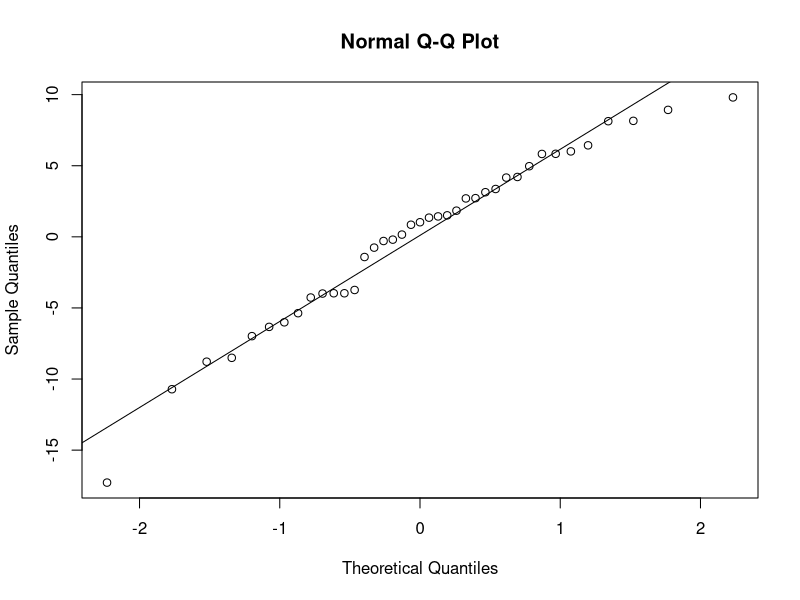
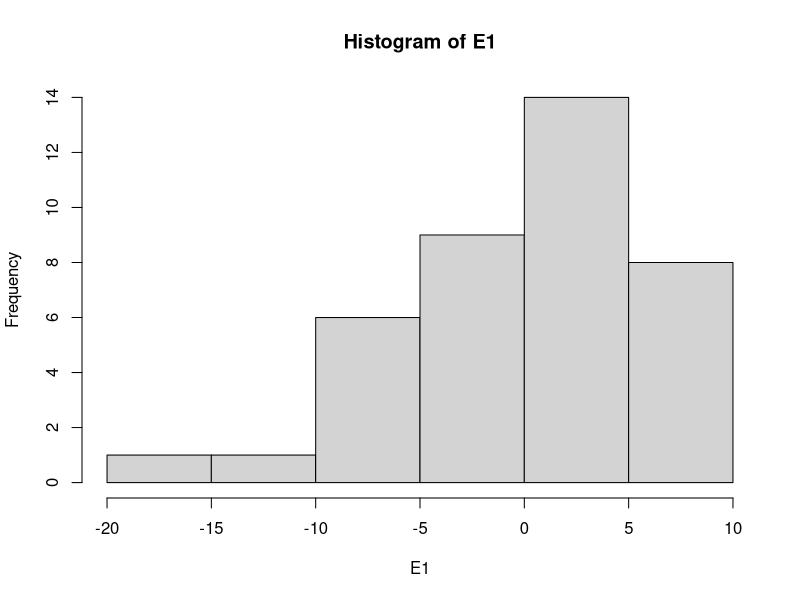
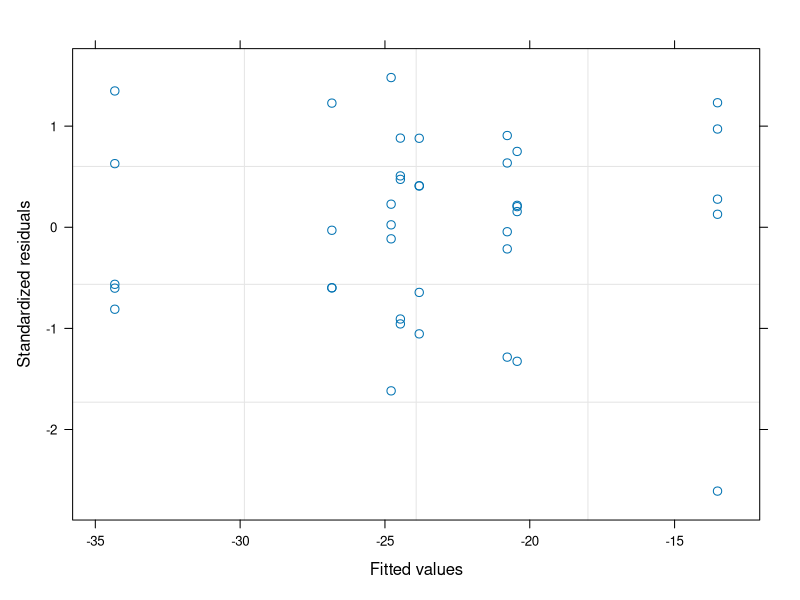

Write R code to recreate these figures, in order. (Note: this script raises an error after producing the figures.)
#Author:  Clay Arango
#Creation date: 14-Feb-19
#Script to analyze NDS data from Summer 2018 WSB work with S. Roley and A. Alexiades

#packages
install.packages("nlme")
install.packages("nortest")
install.packages("dplyr")
install.packages("multcomp")
install.packages("MASS")
install.packages("ggplot2")
library(nlme)
library(nortest)
library(plyr)
library(dplyr)
library(multcomp)
library(MASS)
library(ggplot2)

#Load data
aht_summer <- read.table(file="aht_summer.csv", header=T, sep=",")

#set variable
d = aht_summer

#evaluate data to make sure factors are correct
names(d)
unique(d$nutrient) #control, N, NP, NPSi, NSi, P, PSi, Si
unique(d$N) #should be 0 and 1
unique(d$P) #should be 0 and 1
unique(d$Si) #should be 0 and 1
unique(d$top) #should be "sponge" and "glass"
#if need to change, use recode function below. 
d$top<-recode(d$top, "cellulose" ="sponge")
str(d)

#convert N and P vand Si alues (0 or 1 for absence or presence) to factors
d$N<-as.factor(d$N)
d$P<-as.factor(d$P)
d$Si<-as.factor(d$Si)
str(d)

#subset data into gpp and cr response
d.cr = subset(d, top=="sponge", data=d)
d.gpp = subset(d, top=="glass", data=d)

#calculate nrr for cr
x<-ddply(d.cr, "nutrient", summarise, ave_cr = mean(cr.area, na.rm=T)) #changed to ddply b/c allows
#to specify by column name - I had a csv file with the relevant column in a different position.
x
d.cr$cr.nrr = d.cr$cr.area/-20.436057 #divide by control ave_cr

#calculate nrr for gpp
x<- ddply(d.gpp, "nutrient", summarise, ave_gpp = mean(gpp.area, na.rm=T)) 
x
d.gpp$gpp.nrr = d.gpp$gpp.area/6.354663 #divide by control ave_gpp

############################################################
#analyze RESPIRATION data
############################################################

M1<-gls(cr.area~N*P*Si, data=d.cr, na.action=na.omit)
E1<-residuals(M1)
qqnorm(E1)
qqline(E1)
ad.test(E1)
   #residuals are normally distributed, p=0.5832
hist(E1) #almost perfectly normal - weird  
plot(M1)

plot(filter(d.cr, !is.na(cr.area)) %>% dplyr::select(nutrient), 
     E1, xlab="nutrient", ylab="Residuals")
bartlett.test(cr.area~nutrient, data=d.cr)
   #variance test OK

anova(M1)
  #inhibited by N... in figure, all N groups are <control

x <- group_by(d.cr, nutrient) %>%  # Grouping function causes subsequent functions to aggregate by season and reach
  summarize(cr.mean = abs(mean(cr.area, na.rm = TRUE)), # na.rm = TRUE to remove missing values
            cr.sd=abs(sd(cr.area, na.rm = TRUE)),  # na.rm = TRUE to remove missing values
            n = sum(!is.na(cr.area)), # of observations, excluding NAs. 
            cr.se=cr.sd/sqrt(n))

ggplot(data=x, aes(x=nutrient, y=cr.mean)) + 
  geom_bar(stat="identity", position=position_dodge(), color = "black") + 
  geom_errorbar(aes(ymin=cr.mean, ymax=cr.mean+cr.se), width=0.2, 
                position=position_dodge(0.9)) + 
  xlab("Nutrient") +
  ylab(expression(Respiration~(ug~O[2]~m^{-2}~h^{-1}))) +
  ylim(0,20) +
  labs(fill="Light") +
  theme_bw() +
  theme(panel.grid.major=element_blank(),
        panel.grid.minor=element_blank(),
        legend.title=element_text(size=6),
        legend.key=element_blank(), 
        legend.position=c(0.5,0.95), 
        legend.text=element_text(size=8), 
        legend.background=element_blank(), 
        legend.direction="horizontal", 
        legend.key.size=unit(0.3, "cm"), 
        axis.title.y=element_text(size=8), 
        axis.title.x=element_text(size=8), 
        axis.text.x=element_text(size=8))

#ggsave('output/figures/Roza_summer.tiff',
#       units="in",
#       width=3.25,
#       height=3.25,
#       dpi=1200,
#       compression="lzw")

############################################################
#analyze the PRODUCTION data
############################################################

M1<-gls(gpp.area~N*P*Si, data=d.gpp, na.action=na.omit) 
E1<-residuals(M1)
qqnorm(E1)
qqline(E1)
ad.test(E1)
   #residuals are normal

hist(E1, xlab="residuals", main="")
plot(M1)

plot(filter(d.gpp, !is.na(gpp.area)) %>% dplyr::select(nutrient), 
     E1, xlab="nutrient", ylab="Residuals")
bartlett.test(gpp.area~nutrient, data=d.gpp)
   #OK

anova(M1)
  #no limitation. figure shows lots of variation, with N and P generally < control

x <- group_by(d.gpp, nutrient) %>%  # Grouping function causes subsequent functions to aggregate by season and reach
  summarize(gpp.mean = abs(mean(gpp.area, na.rm = TRUE)), # na.rm = TRUE to remove missing values
            gpp.sd=abs(sd(gpp.area, na.rm = TRUE)),  # na.rm = TRUE to remove missing values
            n = sum(!is.na(gpp.area)), # of observations, excluding NAs. 
            gpp.se=gpp.sd/sqrt(n))

ggplot(data=x, aes(x=nutrient, y=gpp.mean)) + 
  geom_bar(stat="identity", position=position_dodge(), color = "black") + 
  geom_errorbar(aes(ymin=gpp.mean, ymax=gpp.mean+gpp.se), width=0.2, 
                position=position_dodge(0.9)) + 
  xlab("Nutrient") +
  ylab(expression(Production~(ug~O[2]~m^{-2}~h^{-1}))) +
  labs(fill="Light") +
  theme_bw() +
  theme(panel.grid.major=element_blank(),
        panel.grid.minor=element_blank(), 
        legend.title=element_text(size=6), 
        legend.key=element_blank(),  
        legend.position=c(0.5,0.95),  
        legend.text=element_text(size=8),  
        legend.background=element_blank(),  
        legend.direction="horizontal",  
        legend.key.size=unit(0.3, "cm"),  
        axis.title.y=element_text(size=8),  
        axis.title.x=element_text(size=8),  
        axis.text.x=element_text(size=8))

#ggsave('output/figures/gppByNutrient.tiff',
#       units="in",
#       width=3.25,
#       height=3.25,
#       dpi=1200,
#       compression="lzw")


#BELOW HERE IS NOT EDITED





############################################################
#analyze the CHL-A biomass on disks

M1<-gls(chla~N*P*light, data=roza_sum.chla, na.action=na.omit)
E1<-residuals(M1)
qqnorm(E1)
qqline(E1)
ad.test(E1)
  #residuals look bad (p=0.001)
hist(E1)
plot(M1)

vf1 = varIdent(form = ~ 1|N*P)
vf2 = varIdent(form = ~ 1|light)
vf3 = varIdent(form = ~ 1|N*P*light)
vf4 = varPower(form = ~ fitted(.)) 
vf5 = varExp(form = ~ fitted(.))
vf6 = varConstPower(form = ~ fitted(.))
vf7 = varExp(form = ~ fitted(.)|nutrient)

M2<-gls(chla~N*P*light, data=roza_sum.chla, na.action=na.omit, weights=vf1)
M3<-gls(chla~N*P*light, data=roza_sum.chla, na.action=na.omit, weights=vf2)
M4<-gls(chla~N*P*light, data=roza_sum.chla, na.action=na.omit, weights=vf3)
M5<-gls(chla~N*P*light, data=roza_sum.chla, na.action=na.omit, weights=vf4)
M6<-gls(chla~N*P*light, data=roza_sum.chla, na.action=na.omit, weights=vf5)
M7<-gls(chla~N*P*light, data=roza_sum.chla, na.action=na.omit, weights=vf6)
M8<-gls(chla~N*P*light, data=roza_sum.chla, na.action=na.omit, weights=vf7)

anova(M1,M2,M3,M4,M5,M6,M7,M8)

#M3 is best on AIC

E3<-residuals(M3)
qqnorm(E3)
qqline(E3)
ad.test(E3)
#residuals are not normal (p=0.001)
hist(E3, xlab="residuals", main="")
plot(M3)
  #hist and plot look good

plot(filter(roza_sum.chla, !is.na(chla)) %>% dplyr::select(light), 
     E3, xlab="light", ylab="Residuals")
bartlett.test(chla~light, data=roza_sum.chla)

plot(filter(roza_sum.chla, !is.na(chla)) %>% dplyr::select(nutrient), 
     E3, xlab="nutrient", ylab="Residuals")
bartlett.test(chla~nutrient, data=roza_sum.chla)

anova(M3)

#light is significant and N and P separately interact with light

x<-roza_sum.chla[complete.cases(roza_sum.chla$chla),]

with(x, 
     interaction.plot(nutrient,light,chla, 
                      ylim=c(0,1.5),lty=c(1,12),lwd=2,ylab="Chlorophyll a", 
                      xlab="Nutrient", trace.label="Light"))

x <- group_by(roza_sum.chla, nutrient, light) %>%  # Grouping function causes subsequent functions to aggregate by season and reach
  summarize(chla.mean = mean(chla, na.rm = TRUE), # na.rm = TRUE to remove missing values
            chla.sd=sd(chla, na.rm = TRUE),  # na.rm = TRUE to remove missing values
            n = sum(!is.na(chla)), # of observations, excluding NAs. 
            chla.se=chla.sd/sqrt(n))

ggplot(data=x, 
       aes(x=nutrient, y=chla.mean, fill=light)) + 
  geom_bar(stat="identity", position=position_dodge(), color = "black") + 
  geom_errorbar(aes(ymin=chla.mean, ymax=chla.mean+chla.se), width=0.2, 
                position=position_dodge(0.9)) + 
  scale_fill_manual(values=c("white","black")) +
  xlab("Nutrient") +
  ylab(expression(Chlorophyll~a~(ug~cm^{-2}))) +
  ylim(0,1.7) +
  labs(fill="Light") +
  theme_bw() +
  theme(panel.grid.major=element_blank(), 
        panel.grid.minor=element_blank(), 
        legend.title=element_text(size=6), 
        legend.key=element_blank(), 
        legend.position=c(0.5,0.95), 
        legend.text=element_text(size=8), 
        legend.background=element_blank(), 
        legend.direction="horizontal", 
        legend.key.size=unit(0.3, "cm"), 
        axis.title.y=element_text(size=8), 
        axis.title.x=element_text(size=8), 
        axis.text.x=element_text(size=8))

ggsave('output/figures/chlaByNutrientLight.tiff',
       units="in",
       width=3.25,
       height=3.25,
       dpi=1200,
       compression="lzw")



############################################################
############################################################
#calculate nrr mean and standard error
x1 <- group_by(roza_sum, nutrient, light) %>%  # Grouping function causes subsequent functions to aggregate by season and reach
  summarize(chla.nrr.mean = mean(chla.nrr, na.rm = TRUE), # na.rm = TRUE to remove missing values
            chla.nrr.sd=sd(chla.nrr, na.rm = TRUE),  # na.rm = TRUE to remove missing values
            chla.n = sum(!is.na(chla.nrr)), # of observations, excluding NAs. 
            chla.nrr.se=chla.nrr.sd/sqrt(chla.n))


x2 <- group_by(roza_sum, nutrient, light) %>%  # Grouping function causes subsequent functions to aggregate by season and reach
  summarize(gpp.nrr.mean = mean(gpp.nrr, na.rm = TRUE), # na.rm = TRUE to remove missing values
            gpp.nrr.sd=sd(gpp.nrr, na.rm = TRUE),  # na.rm = TRUE to remove missing values
            gpp.n = sum(!is.na(gpp.nrr)), # of observations, excluding NAs. 
            gpp.nrr.se=gpp.nrr.sd/sqrt(gpp.n))

x3 <- group_by(roza_sum, nutrient, light) %>%  # Grouping function causes subsequent functions to aggregate by season and reach
  summarize(cr.nrr.mean = mean(cr.nrr, na.rm = TRUE), # na.rm = TRUE to remove missing values
            cr.nrr.sd=sd(cr.nrr, na.rm = TRUE),  # na.rm = TRUE to remove missing values
            cr.n = sum(!is.na(cr.nrr)), # of observations, excluding NAs. 
            cr.nrr.se=cr.nrr.sd/sqrt(cr.n))

roza_sum.nrr<-cbind(x1,x2,x3)
roza_sum.nrr <- roza_sum.nrr[, !duplicated(colnames(roza_sum.nrr))]
write.csv(roza_sum.nrr, "roza_sum.nrr.csv")
